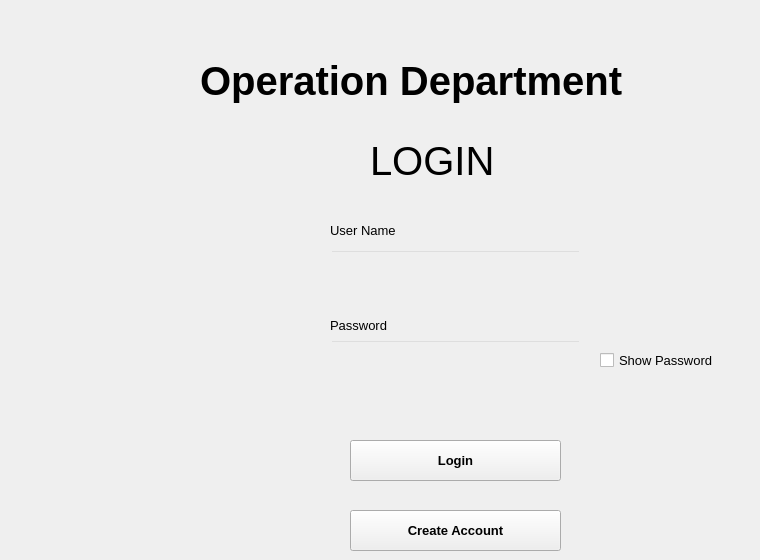
   <widget class="QWidget" name="tab_17">
    <attribute name="title">
     <string>Login</string>
    </attribute>
    <widget class="QLabel" name="loginerror">
     <property name="geometry">
      <rect>
       <x>330</x>
       <y>390</y>
       <width>251</width>
       <height>31</height>
      </rect>
     </property>
     <property name="font">
      <font>
       <family>Segoe UI</family>
       <pointsize>10</pointsize>
       <weight>75</weight>
       <bold>true</bold>
      </font>
     </property>
     <property name="styleSheet">
      <string notr="true">color:red;</string>
     </property>
     <property name="text">
      <string/>
     </property>
    </widget>
    <widget class="QPushButton" name="loginbutton">
     <property name="geometry">
      <rect>
       <x>350</x>
       <y>440</y>
       <width>211</width>
       <height>41</height>
      </rect>
     </property>
     <property name="font">
      <font>
       <family>Segoe UI</family>
       <pointsize>10</pointsize>
       <weight>75</weight>
       <bold>true</bold>
      </font>
     </property>
     <property name="text">
      <string>Login</string>
     </property>
     <property name="autoDefault">
      <bool>true</bool>
     </property>
     <property name="default">
      <bool>false</bool>
     </property>
    </widget>
    <widget class="QCheckBox" name="loginshowpass">
     <property name="geometry">
      <rect>
       <x>600</x>
       <y>350</y>
       <width>151</width>
       <height>21</height>
      </rect>
     </property>
     <property name="font">
      <font>
       <family>Segoe UI</family>
       <pointsize>10</pointsize>
      </font>
     </property>
     <property name="text">
      <string>Show Password</string>
     </property>
    </widget>
    <widget class="QLineEdit" name="loginpassword">
     <property name="geometry">
      <rect>
       <x>330</x>
       <y>340</y>
       <width>251</width>
       <height>41</height>
      </rect>
     </property>
     <property name="font">
      <font>
       <family>Segoe UI</family>
       <pointsize>10</pointsize>
      </font>
     </property>
     <property name="styleSheet">
      <string notr="true">background-color:rgba(0,0,0,0)</string>
     </property>
    </widget>
    <widget class="QLabel" name="label_100">
     <property name="geometry">
      <rect>
       <x>330</x>
       <y>310</y>
       <width>81</width>
       <height>31</height>
      </rect>
     </property>
     <property name="font">
      <font>
       <family>Segoe UI</family>
       <pointsize>10</pointsize>
      </font>
     </property>
     <property name="text">
      <string>Password</string>
     </property>
    </widget>
    <widget class="QLineEdit" name="loginuser">
     <property name="geometry">
      <rect>
       <x>330</x>
       <y>250</y>
       <width>251</width>
       <height>41</height>
      </rect>
     </property>
     <property name="font">
      <font>
       <family>Segoe UI</family>
       <pointsize>10</pointsize>
      </font>
     </property>
     <property name="styleSheet">
      <string notr="true">background-color:rgba(0,0,0,0)</string>
     </property>
    </widget>
    <widget class="QLabel" name="label_101">
     <property name="geometry">
      <rect>
       <x>330</x>
       <y>215</y>
       <width>101</width>
       <height>31</height>
      </rect>
     </property>
     <property name="font">
      <font>
       <family>Segoe UI</family>
       <pointsize>10</pointsize>
      </font>
     </property>
     <property name="text">
      <string>User Name</string>
     </property>
    </widget>
    <widget class="QLabel" name="label_102">
     <property name="geometry">
      <rect>
       <x>370</x>
       <y>130</y>
       <width>161</width>
       <height>61</height>
      </rect>
     </property>
     <property name="font">
      <font>
       <family>Segoe UI</family>
       <pointsize>30</pointsize>
       <weight>50</weight>
       <bold>false</bold>
      </font>
     </property>
     <property name="styleSheet">
      <string notr="true"/>
     </property>
     <property name="text">
      <string>LOGIN</string>
     </property>
    </widget>
    <widget class="QLabel" name="label_103">
     <property name="geometry">
      <rect>
       <x>200</x>
       <y>50</y>
       <width>541</width>
       <height>61</height>
      </rect>
     </property>
     <property name="font">
      <font>
       <family>Segoe UI</family>
       <pointsize>30</pointsize>
       <weight>75</weight>
       <bold>true</bold>
      </font>
     </property>
     <property name="styleSheet">
      <string notr="true"/>
     </property>
     <property name="text">
      <string>Operation Department</string>
     </property>
    </widget>
    <widget class="QPushButton" name="createaccount">
     <property name="geometry">
      <rect>
       <x>350</x>
       <y>510</y>
       <width>211</width>
       <height>41</height>
      </rect>
     </property>
     <property name="font">
      <font>
       <family>Segoe UI</family>
       <pointsize>10</pointsize>
       <weight>75</weight>
       <bold>true</bold>
      </font>
     </property>
     <property name="text">
      <string>Create Account</string>
     </property>
    </widget>
   </widget>
